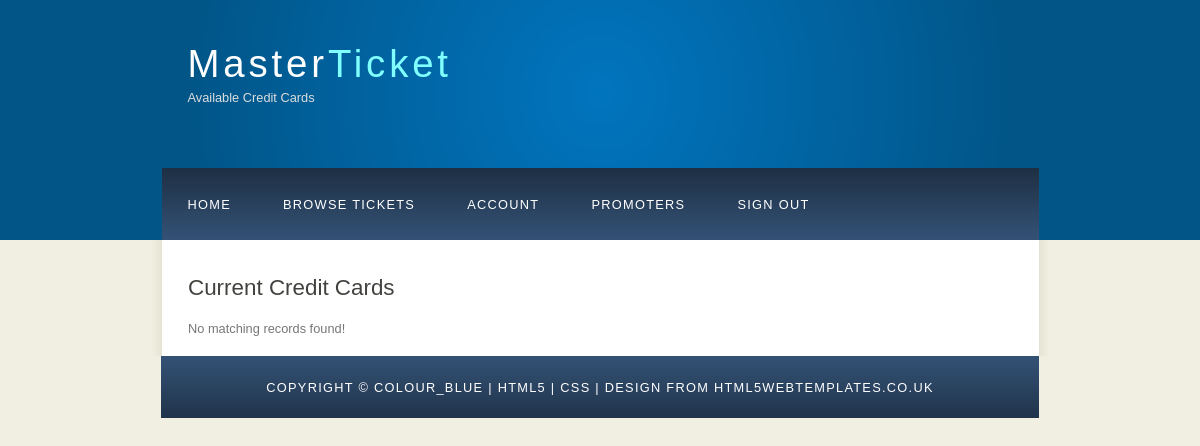
Before: /credit_card_page.php with the older database file.
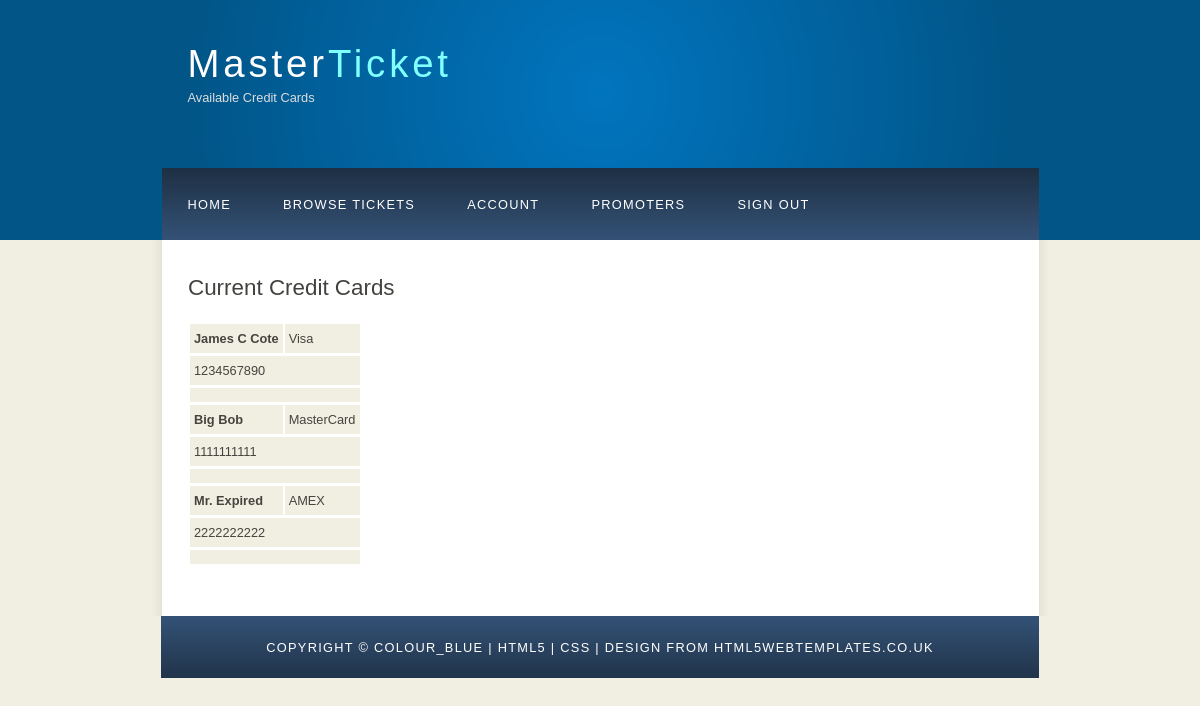
After: the same page with the newer database file.
### tables this page shows
CREATE TABLE IF NOT EXISTS Credit_Card (
  CCID 				INT 		NOT NULL,
  CCType 			VARCHAR(45) NOT NULL,
  CCName 			VARCHAR(45) NOT NULL,
  CCSecutityCode 	INT 		NOT NULL,
  CCNumber 			CHAR(10)	NOT NULL,
  CCMonth 			INT 		NOT NULL,
  CCYear 			INT 		NOT NULL,
  PRIMARY KEY (CCID),
  UNIQUE(CCNumber));

### current_credit_card.php (the view, shortened to what this page needs)
<h3>Current Credit Cards</h3>
<?php
	$con = dbConnect();
	if( !mysqli_connect_errno($con) )
	{
		$query = "SELECT C.CCID, C.CCType, C.CCName, C.CCNumber, C.CCMonth, C.CCYear
		FROM Credit_Card as C, Fan as F,  Payment_Info as P
		WHERE F.FanID = P.FanID AND P.CCID = C.CCID ";
		if( $res = mysqli_query($con,$query) )
		{
			if( mysqli_num_rows($res) > 0 )
			{
				echo '<table>';
				while( $row = mysqli_fetch_array($res))
				{
					echo '<tr>';
					echo '<td><b>' . $row[CCName] . '</b></td>';
					echo '<td>' . $row[CCType] . '</td>';
					echo '</tr>';
					echo '<tr>';
					echo '<td colspan="2">' . $row[CCNumber] . '</td>';
                    echo '</tr>';
                    echo '<tr>';
					echo '<td colspan="2">' . ' ' . '</td>';
                    echo '</tr>';
					?>
					<?php
				}
				echo '</table>';
			}
			else
			{
				echo "No matching records found!";
			}
		}
		else
		{
			echo "ERROR: could not execute $sql. " . mysqli_error($con);
		}
	}
?>

### credit_card_page.php (shortened to what this page needs)
<!DOCTYPE HTML>
<html>
<head>
  <link rel="stylesheet" type="text/css" href="style/style.css" title="style" />
</head>
<body>
  <div id="main">
    <div id="header">
      <div id="logo">
        <div id="logo_text">
          <h1><a href="index.php">Master<span class="logo_colour">Ticket</span></a></h1>
          <h2>Available Credit Cards</h2>
        </div>
      </div>
      <?php include 'menu.php'; ?>
    </div>
    <div id="site_content">
      <div class="sidebar">
      </div>
      <div id="content">
        <?php include 'current_credit_card.php'; ?>
      </div>
    </div>
    <div id="footer">
      Copyright &copy; colour_blue | <a href="http://validator.w3.org/check?uri=referer">HTML5</a> | <a href="http://jigsaw.w3.org/css-validator/check/referer">CSS</a> | <a href="http://www.html5webtemplates.co.uk">design from HTML5webtemplates.co.uk</a>
    </div>
  </div>
</body>
</html>

### menu.php (shortened to what this page needs)
<div id="menubar">
<ul id="menu">
<?php
	if( $_SESSION["userType"] == "fan" ): ?>
  <li><a href="index.php">Home</a></li>
  <li><a href="browse_tickets.php">Browse Tickets</a></li>
  <li><a href="account_fan.php">Account</a></li>
  <li><a href="followPromoters.php">Promoters</a></li>
  <li><a href="index.php?logout=true">Sign Out</a></li>
<?php else: ?>
  <li><a href="index.php">Home</a></li>
  <li><a href="newUser.php">Create Account</a></li>
  <li><a href="login.php">Sign In</a></li>
<?php endif; ?>
</ul>
</div>

### style/style.css (style rules this page uses)
html { height: 100%; }
* { margin: 0; padding: 0; }
body { font: normal .80em 'trebuchet ms', arial, sans-serif; background: #F0EFE2; color: #777; }
h1, h2, h3, h4, h5, h6 { font: normal 175% 'century gothic', arial, sans-serif; color: #43423F; margin: 0 0 15px 0; padding: 15px 0 5px 0; }
h2 { font: normal 175% 'century gothic', arial, sans-serif; color: #A4AA04; }
a, a:hover { outline: none; text-decoration: underline; color: #1293EE; }
ul { margin: 2px 0 22px 17px; }
ul li { list-style-type: circle; margin: 0 0 6px 0; padding: 0 0 4px 5px; }
#main, #logo, #menubar, #site_content, #footer { margin-left: auto; margin-right: auto; }
#header { background: #025587; height: 240px; }
#logo { width: 825px; position: relative; height: 168px; background: #025587 url(logo.png) no-repeat; }
#logo #logo_text { position: absolute; top: 20px; left: 0; }
#logo h1, #logo h2 { font: normal 300% 'century gothic', arial, sans-serif; border-bottom: 0; text-transform: none; margin: 0; }
#logo_text h1, #logo_text h1 a, #logo_text h1 a:hover { padding: 22px 0 0 0; color: #FFF; letter-spacing: 0.1em; text-decoration: none; }
#logo_text h1 a .logo_colour { color: #80FFFF; }
#logo_text h2 { font-size: 100%; padding: 4px 0 0 0; color: #DDD; }
#menubar { width: 877px; height: 72px; padding: 0; background: #29415D url(menu.png) repeat-x; }
ul#menu, ul#menu li { float: left; margin: 0; padding: 0; }
ul#menu li { list-style: none; }
ul#menu li a { letter-spacing: 0.1em; font: normal 100% 'lucida sans unicode', arial, sans-serif; display: block; float: left; height: 37px; padding: 29px 26px 6px 26px; text-align: center; color: #FFF; text-transform: uppercase; text-decoration: none; background: transparent; }
#site_content { width: 837px; overflow: hidden; margin: 0 auto 0 auto; padding: 20px 24px 20px 37px; background: #FFF url(content.png) repeat-y; }
.sidebar { float: right; width: 190px; padding: 0 15px 20px 15px; }
#content { text-align: left; width: 595px; padding: 0; }
#footer { width: 878px; font: normal 100% 'lucida sans unicode', arial, sans-serif; height: 33px; padding: 24px 0 5px 0; text-align: center; background: #29425E url(footer.png) repeat-x; color: #FFF; text-transform: uppercase; letter-spacing: 0.1em; }
#footer a { color: #FFF; text-decoration: none; }
table { margin: 10px 0 30px 0; }
table tr th, table tr td { background: #3B3B3B; color: #FFF; padding: 7px 4px; text-align: left; }
table tr td { background: #F0EFE2; color: #47433F; border-top: 1px solid #FFF; }

Changed rows visible on the page:
added credit_card: CCName "James C Cote", CCType "Visa", CCNumber "1234567890"
added credit_card: CCName "Big Bob", CCType "MasterCard", CCNumber "1111111111"
added credit_card: CCName "Mr. Expired", CCType "AMEX", CCNumber "2222222222"
Other visible differences:
text no longer shown: "No matching records found!"
